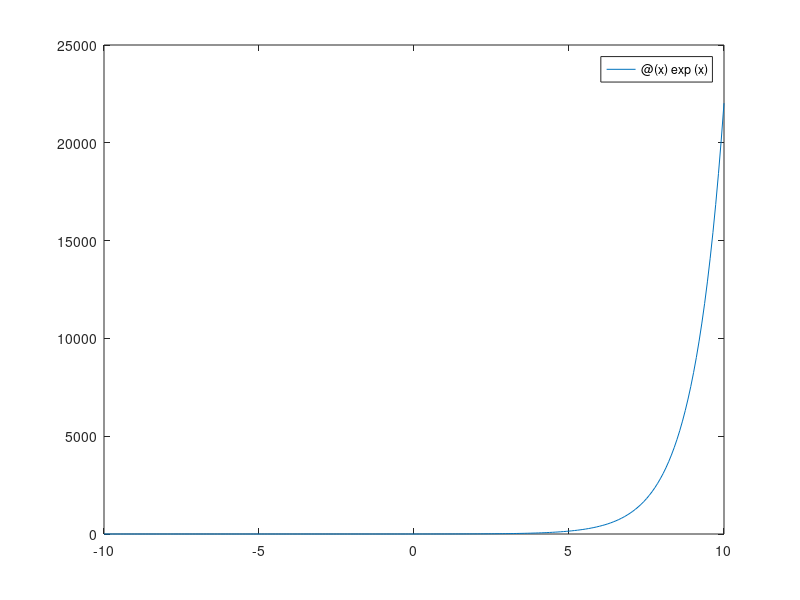

Recreate this plot in MATLAB.
%matrici


%inizializzazione della funzione
f = @(x) 2*x.^2 +log(x) - 1/x;

t = @(x) exp(x)

fplot(t, [-10 10])

%printing funzione
%fplot(f, [0.1  1]);
%hold on;
%plot([0.1 1], [0 0], 'k-');
%fzero(f,0.5)

